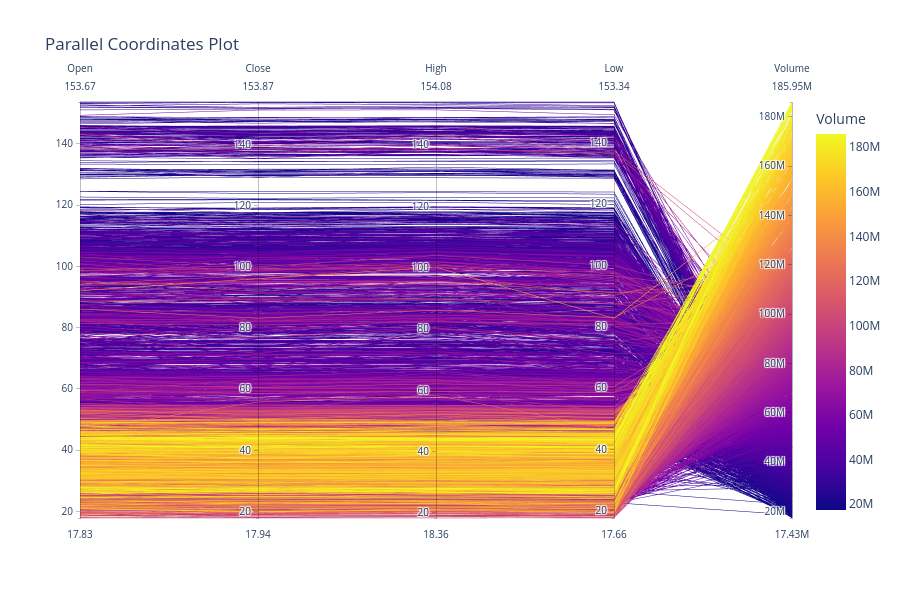

Source (notebook cell):
### Markdown cell above
Parallel coordinates plot

### Code cell
# adding a replace method for iteritems
if not hasattr(pd.DataFrame, "iteritems"):
    pd.DataFrame.iteritems = pd.DataFrame.items

# Create a parallel coordinates plot
fig = px.parallel_coordinates(
    categorized_df,
    dimensions=['Open', 'Close', 'High', 'Low', 'Volume'],  # Set the columns to include
    color='Volume',  # Color lines based on 'Volume'
    title="Parallel Coordinates Plot"  # Set the plot title
)

# Update layout to change the size of the plot
fig.update_layout(
    width=900,  # Set the width of the plot
    height=600   # Set the height of the plot
)

# Display the plot
fig.show()

### Figure 1 — Plotly figure (JSON) as saved in the notebook; plotly's stock layout.template omitted (floating-point values rounded to 4 significant figures; data arrays with more than 128 entries replaced by an {"elided": "..."} marker saying what was removed)
{"data": [{"dimensions": [{"label": "Open", "values": {"elided": "4231 float values"}}, {"label": "Close", "values": {"elided": "4231 float values"}}, {"label": "High", "values": {"elided": "4231 float values"}}, {"label": "Low", "values": {"elided": "4231 float values"}}, {"label": "Volume", "values": {"elided": "4231 int values"}}], "domain": {"x": [0, 1], "y": [0, 1]}, "line": {"color": {"elided": "4231 int values"}, "coloraxis": "coloraxis"}, "name": "", "type": "parcoords"}], "layout": {"coloraxis": {"colorbar": {"title": {"text": "Volume"}}, "colorscale": [[0, "#0d0887"], [0.1111, "#46039f"], [0.2222, "#7201a8"], [0.3333, "#9c179e"], [0.4444, "#bd3786"], [0.5556, "#d8576b"], [0.6667, "#ed7953"], [0.7778, "#fb9f3a"], [0.8889, "#fdca26"], [1, "#f0f921"]]}, "height": 600, "legend": {"tracegroupgap": 0}, "title": {"text": "Parallel Coordinates Plot"}, "width": 900}}
